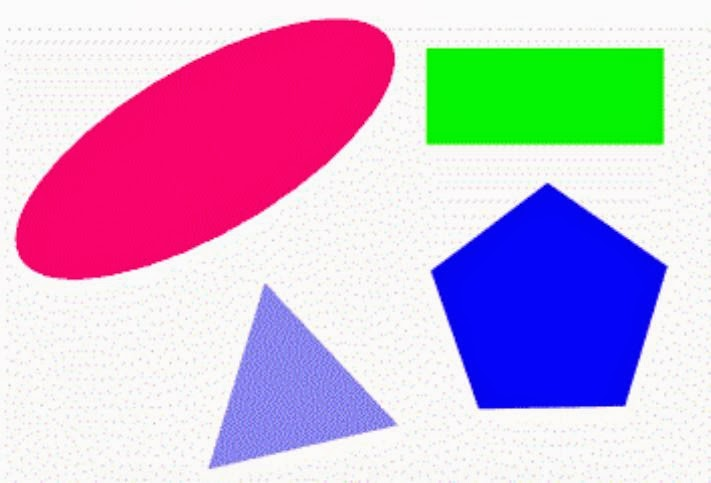
//> input picture shape.jpg, 711 x 483 px
$ ./main   (built with g++ and OpenCV 4)
//> lines starting //> are read from the running program, lines starting //| are printed output that depends on the picture; after the words box and inside, x2 and y2 are one past the last pixel; in counts of white or black regions, pixels touching at a corner belong together
#include "opencv2/core/core.hpp"
#include "opencv2/highgui/highgui.hpp"
#include "opencv2/imgproc/imgproc.hpp"

#include <iostream>
#include <unistd.h>
#include <errno.h>
#include <stdio.h>
#include <stdlib.h>
#include <fcntl.h>
#include <termios.h>

#include "GPIOClass.h"
#include "VDMA.h"

#define VDMAWidth 752
#define VDMAHeight 480
#define VDMAPixelWidth 8
#define VDMAFB1Adr 0x1e000000
#define VDMAFB2Adr 0x1f000000
#define VDMABaseAddr 0x43000000

using namespace cv;
using namespace std;

int contour_example();
int WebCam_example();
int GPIO_example();

// [100 lines left out: functions main, GPIO_example, WebCam_example, not called in this run]

int contour_example()
{
    Mat image;
    image = imread("shape.jpg", 1);
//> image is the input picture: 483 rows x 711 cols, CV_8UC3; mean B, G, R 206.8, 176, 200.6
    namedWindow( "Display window", CV_WINDOW_AUTOSIZE );
    imshow( "Display window", image );
    Mat gray;
    cvtColor(image, gray, CV_BGR2GRAY);
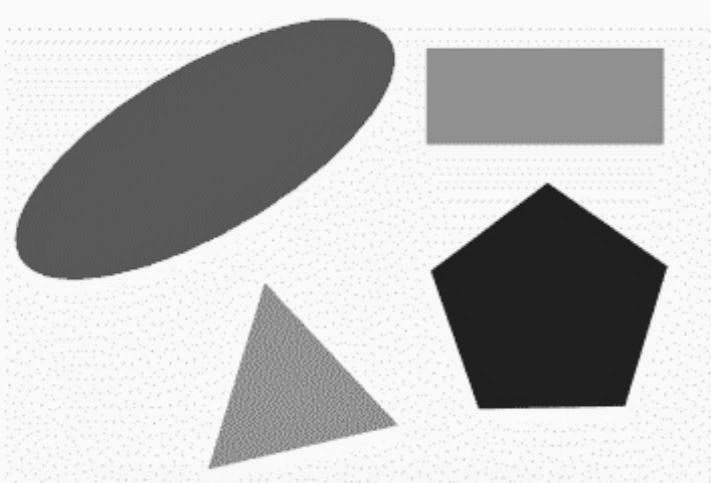
//> gray: 483 rows x 711 cols, CV_8UC1; min 22, max 255, mean 186.9
    Canny(gray, gray, 100, 200, 3);
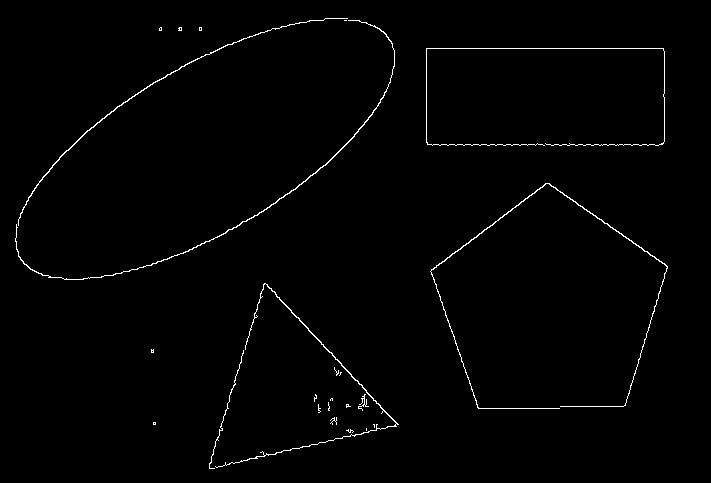
//> gray: 483 rows x 711 cols, CV_8UC1; 1.1% white in thin lines or dots, all inside (x1, y1, x2, y2) = (15, 18, 668, 469)
    /// Find contours
    vector<vector<Point> > contours;
    vector<Vec4i> hierarchy;
    RNG rng(12345);
    findContours( gray, contours, hierarchy, CV_RETR_TREE, CV_CHAIN_APPROX_SIMPLE, Point(0, 0) );
//> contours = 30 contours, 25 with area under 20; largest, box (x1, y1, x2, y2) and area: (15, 20, 395, 280) 210, (430, 183, 668, 409) 207, (18, 18, 348, 226) 163, (215, 283, 399, 468) 158, (209, 350, 244, 469) 20
    /// Draw contours
    Mat drawing = Mat::zeros( gray.size(), CV_8UC3 );
    for( int i = 0; i< contours.size(); i++ )
    {
        Scalar color = Scalar( rng.uniform(0, 255), rng.uniform(0,255), rng.uniform(0,255) );
        drawContours( drawing, contours, i, color, 2, 8, hierarchy, 0, Point() );
    }
//> this loop made 30 passes
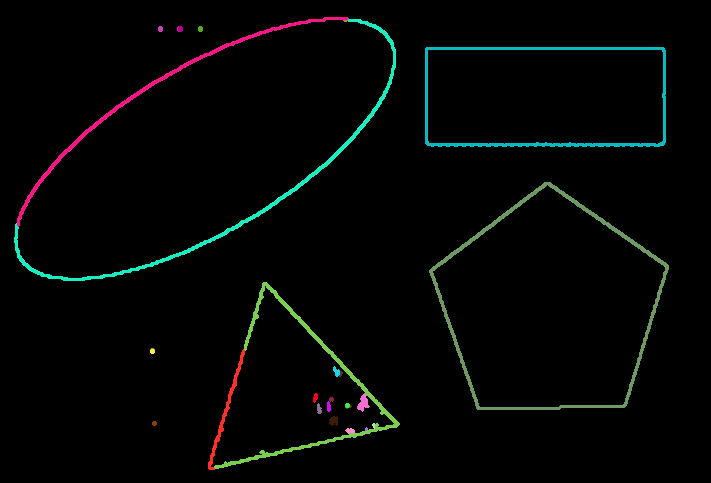
//> drawing: 483 rows x 711 cols, CV_8UC3; mean B, G, R 4.5, 5.3, 3.5

    imshow( "Result window", drawing );
    waitKey(0);
    return 0;
}

// added to run one function of the file
int main() { contour_example(); }
